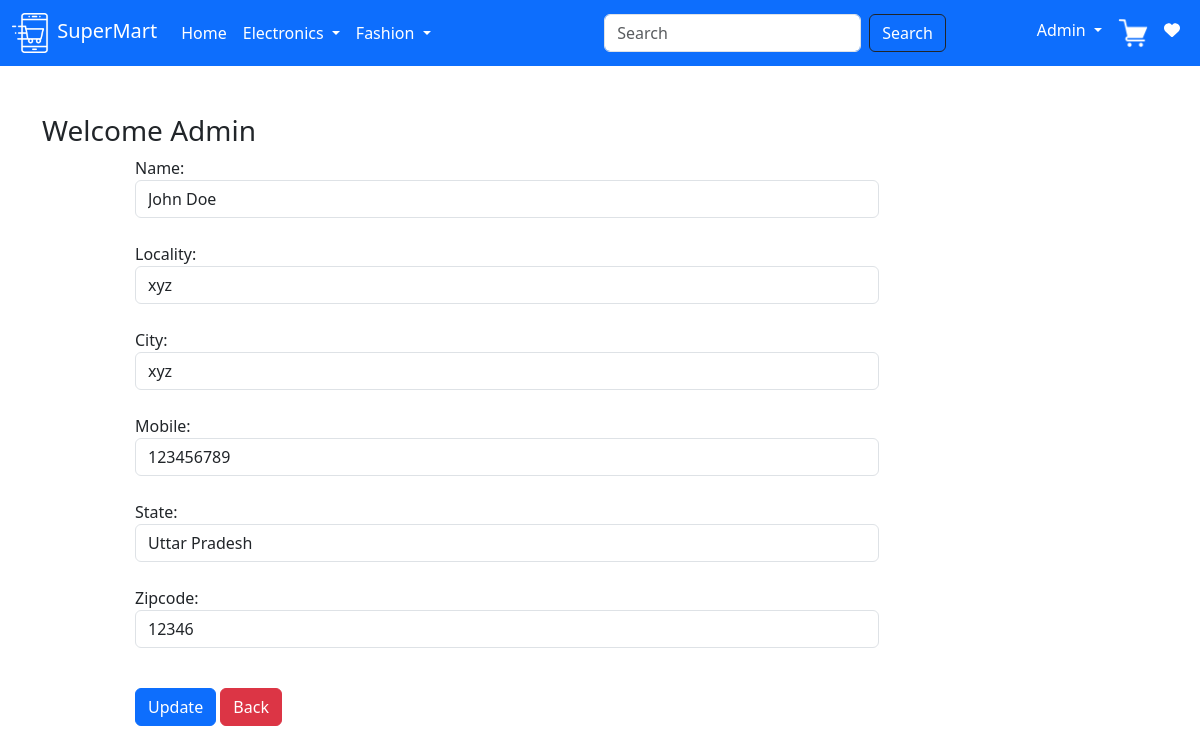
Screenshot of /updateAddress/11 (signed in) with the database file from the repository.
### app/models.py (models this page shows, shortened)
class Customer(models.Model):
    user = models.ForeignKey(User,on_delete=models.CASCADE)
    name = models.CharField(max_length=200)
    locality = models.CharField(max_length=200)
    city = models.CharField(max_length=50)
    mobile = models.IntegerField(default=0)
    zipcode = models.IntegerField()
    state = models.CharField(choices=STATE_CHOICES,max_length=50)

### app/views.py (the view, shortened to what this page needs)
# urls.py: path('updateAddress/<int:pk>', views.updateAddress.as_view(),name="updateAddress"),
@method_decorator(login_required,name='dispatch')
class updateAddress(View):
    def get(self,request,pk):
        add = Customer.objects.get(pk=pk)
        form = CustomerProfileForm(instance=add) #by this, the update fields will be filled already
        totalitem = 0
        wishitem = 0
        if request.user.is_authenticated:
            totalitem = len(Cart.objects.filter(user=request.user))
            wishitem = len(Wishlist.objects.filter(user=request.user))
        return render(request,'app/updateAddress.html',locals())

### app/forms.py
class CustomerProfileForm(forms.ModelForm):
    class Meta:
        model=Customer
        fields=['name','locality','city','mobile','state','zipcode']
        widgets={
            'name':forms.TextInput(attrs={'class':'form-control'}),
            'locality':forms.TextInput(attrs={'class':'form-control'}),
            'city':forms.TextInput(attrs={'class':'form-control'}),
            'mobile':forms.NumberInput(attrs={'class':'form-control'}),
            'state':forms.Select(attrs={'class':'form-control'}),
            'zipcode':forms.NumberInput(attrs={'class':'form-control'}),
        }

### app/templates/app/updateAddress.html (shortened to what this page needs)
{% extends "app/base.html" %}
{% load static %}
{% block main-content %}
    <div class="container my-5">
        <div class="row">
            <h3>Welcome <span class="text-capitalize">{{request.user}}</span></h3>
        </div>
        <div class="col-sm-8 offset-sm-1">
            <form action="" method="post">
                {% for fm in form %}
                  {{fm.label_tag}}{{fm}} <small class="text-danger">{{fm.errors|striptags}}</small><br>
                {% endfor %}
                <div class="col-12 mt-3">
                    <button type="submit" class="btn btn-primary">Update</button>
                    <a href="{% url 'address' %}" type="button" class="btn btn-danger" >Back</a>
                </div>
            </form>
        </div>
    </div>
{% endblock main-content %}

### app/templates/app/base.html (shortened to what this page needs)
<!DOCTYPE html>
{% load static %}
<html lang="en">
<head>
    <link rel="stylesheet" href="https://cdn.jsdelivr.net/npm/bootstrap@5.3.3/dist/css/bootstrap.min.css">
    <link rel="stylesheet" href="{% static 'app/css/all.min.css' %}">
    <link rel="stylesheet" href="{% static 'app/css/owl.carousel.min.css' %}">
    <link rel="stylesheet" href="{% static 'app/css/style.css' %}">
</head>
<body>
    <nav class="navbar navbar-expand-lg bg-primary">
        <div class="container-fluid">
          <a class="navbar-brand  text-white" href="/">
            <img src="{% static 'app/images/banner/logo.png' %}"
            width="40px" alt="logo"> SuperMart</a>
          <div class="collapse navbar-collapse" id="navbarSupportedContent">
            <ul class="navbar-nav me-auto mb-2 mb-lg-0">
              {% if request.user.is_authenticated %}
              <li class="nav-item">
                <a class="nav-link active text-white" aria-current="page" href="/">Home</a>
              </li>
              <li class="nav-item dropdown">
                <a class="nav-link dropdown-toggle text-white" href="#" role="button" data-bs-toggle="dropdown" aria-expanded="false">
                  Electronics
                </a>
              </li>
              <li class="nav-item dropdown">
                <a class="nav-link dropdown-toggle text-white" href="#" role="button" data-bs-toggle="dropdown" aria-expanded="false">
                  Fashion
                </a>
              </li>
            </ul>
            <form class="d-flex ms-auto" role="search" action="/search">
              <input class="form-control me-2" type="search" placeholder="Search"
              name="search" aria-label="Search">
              <button class="btn btn-outline-dark text-white" type="submit">Search</button>
            </form>
            <ul class="navbar-nav ms-auto mb-2 mb-lg-0">
              <li class="nav-item dropdown">
                <a class="nav-link dropdown-toggle text-white" href="#" role="button" data-bs-toggle="dropdown" aria-expanded="false">
                  {{request.user.username|capfirst}}
                </a>
              </li>
              <li class="nav-item">
                <a class="nav-link active text-white" aria-current="page" href="{% url 'showcart' %}">
                <img src="{% static 'app/images/banner/cart.png' %}" width="30px" alt="cart"></a>
              </li>
              <li class="nav-item">
                <a class="nav-link active text-white" aria-current="page" href="{% url 'showwishlist' %}">
                 <i class="fa fa-heart" ></i></a>
              </li>
              {% endif %}
            </ul>
          </div>
        </div>
    </nav>
      {% block main-content %}{% endblock main-content %}
</body>
</html>

### rows the page displays
Customer: form "John Doe" "xyz" "xyz" "123456789" "Uttar Pradesh" "12346"

### other values shown
{{ request.user.username|capfirst }} "Admin"
{{ request.user }} "Admin"
{{ fm.label_tag }} "Name:" "Locality:" "City:" "Mobile:" "State:" "Zipcode:"
